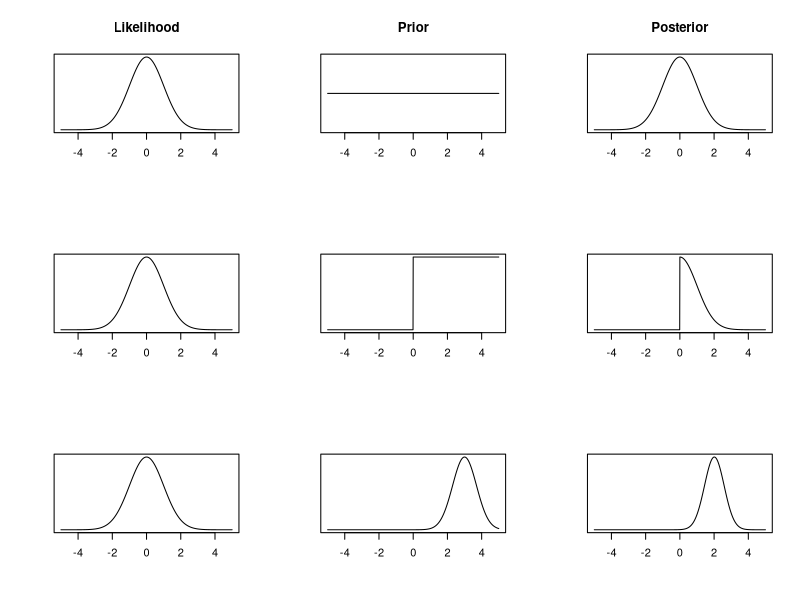

Write R code to recreate this figure.
## ---- chunk 1
offspring.df <- data.frame("males" = c(0, 1, 2, 3, 4), 
                           "observed" = c(5, 20, 50, 20, 5))
knitr::kable(
  offspring.df, booktabs = TRUE,
  caption = 'The number of males in each of the broods.'
  )
## ---- chunk 2
expected <- 100*dbinom(offspring.df$males, 4, 0.5)
observed <- offspring.df$observed

## Chi sq = sum of (expected - observed)^2/expected
chi.sq <- sum((expected - observed)^2/expected)
## ---- chunk 3
1 - pchisq(chi.sq, 4)
## ---- chunk 4
1 - pchisq(chi.sq, 3)
## ---- chunk 5
#The likelihood function is the normal PDF
#To illustrate this, we evaluate this from [-5, 5].
x <- seq(-5, 5, 0.01)
likelihood <- dnorm(x, mean = 0, sd = 1)

#The first prior distribution we try is a 
#uniform [-1000, 1000] distribution. This is a 
#vague prior distribution. 
uniform.prior <- rep(1, length(x))
posterior1 <- likelihood*uniform.prior


#The second prior distribution we try is a uniform 
#[0, 1000] distribution, i.e. theta is non-negative. 
step.prior <- ifelse(x >= 0, 1, 0)
posterior2 <- likelihood*step.prior


#The third prior distribution we try is a
#specific normal prior distribution. It
#has mean 3 and variance 0.7.
normal.prior <- dnorm(x, mean = 3, sd = 0.7)
posterior3 <- likelihood*normal.prior

#Now we plot the likelihoods, prior and posterior distributions. 
#Each row corresponds to a different prior distribution. Each
#column corresponds to a part in Bayes' theorem. 
par(mfrow = c(3, 3))
plot(x, likelihood, type = 'l', xlab = "", ylab = "", yaxt = "n", main = "Likelihood")
plot(x, uniform.prior, type = 'l', yaxt = "n", xlab = "", ylab = "", main = "Prior")
plot(x, posterior1, type = 'l', yaxt = "n", xlab = "", ylab = "", main = "Posterior")
plot(x, likelihood, type = 'l', xlab = "", ylab = "", yaxt = "n")
plot(x, step.prior, type = 'l', yaxt = "n", xlab = "", ylab = "")
plot(x, posterior2, type = 'l', yaxt = "n", xlab = "", ylab = "")
plot(x, likelihood, type = 'l', xlab = "", ylab = "", yaxt = "n")
plot(x, normal.prior, type = 'l', yaxt = "n", xlab = "", ylab = "")
plot(x, posterior3, type = 'l', yaxt = "n", xlab = "", ylab = "")
